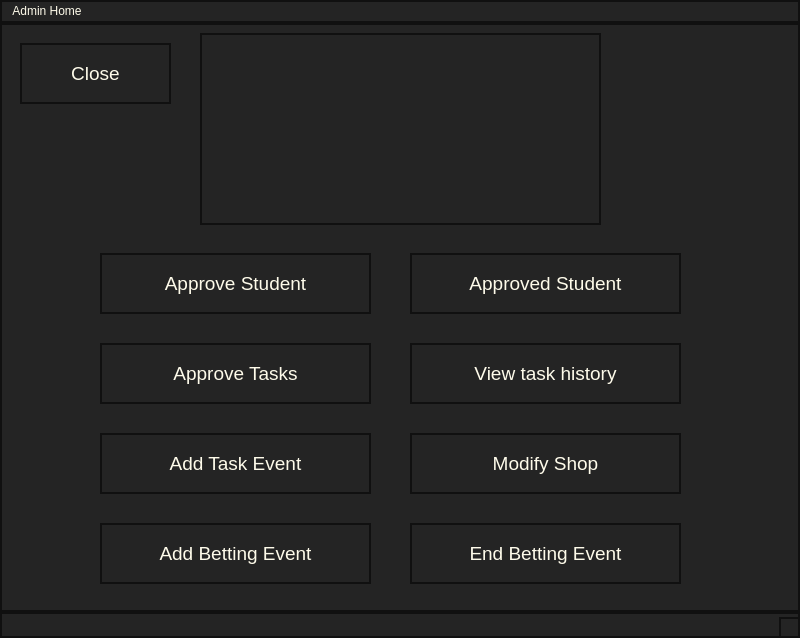
<?xml version="1.0" encoding="UTF-8"?>
<ui version="4.0">
 <class>ApprovedStds</class>
 <widget class="QMainWindow" name="ApprovedStds">
  <property name="geometry">
   <rect>
    <x>0</x>
    <y>0</y>
    <width>800</width>
    <height>638</height>
   </rect>
  </property>
  <property name="windowTitle">
   <string>MainWindow</string>
  </property>
  <property name="styleSheet">
   <string notr="true">background-color: rgb(36, 36, 36);
color: rgb(254, 251, 234);
border: 2px solid rgb(16, 16, 16);</string>
  </property>
  <widget class="QWidget" name="centralwidget">
   <widget class="QGraphicsView" name="graphicsView">
    <property name="geometry">
     <rect>
      <x>200</x>
      <y>10</y>
      <width>401</width>
      <height>192</height>
     </rect>
    </property>
   </widget>
   <widget class="QPushButton" name="ApproveStd">
    <property name="geometry">
     <rect>
      <x>100</x>
      <y>230</y>
      <width>271</width>
      <height>61</height>
     </rect>
    </property>
    <property name="font">
     <font>
      <pointsize>14</pointsize>
     </font>
    </property>
    <property name="text">
     <string>Approve Student</string>
    </property>
   </widget>
   <widget class="QPushButton" name="ApproveTask">
    <property name="geometry">
     <rect>
      <x>100</x>
      <y>320</y>
      <width>271</width>
      <height>61</height>
     </rect>
    </property>
    <property name="font">
     <font>
      <pointsize>14</pointsize>
     </font>
    </property>
    <property name="text">
     <string>Approve Tasks</string>
    </property>
   </widget>
   <widget class="QPushButton" name="AddBettingEvent">
    <property name="geometry">
     <rect>
      <x>100</x>
      <y>500</y>
      <width>271</width>
      <height>61</height>
     </rect>
    </property>
    <property name="font">
     <font>
      <pointsize>14</pointsize>
     </font>
    </property>
    <property name="text">
     <string>Add Betting Event</string>
    </property>
   </widget>
   <widget class="QPushButton" name="ModifyShop">
    <property name="geometry">
     <rect>
      <x>410</x>
      <y>410</y>
      <width>271</width>
      <height>61</height>
     </rect>
    </property>
    <property name="font">
     <font>
      <pointsize>14</pointsize>
     </font>
    </property>
    <property name="text">
     <string>Modify Shop</string>
    </property>
   </widget>
   <widget class="QPushButton" name="TaskHistory">
    <property name="geometry">
     <rect>
      <x>410</x>
      <y>320</y>
      <width>271</width>
      <height>61</height>
     </rect>
    </property>
    <property name="font">
     <font>
      <pointsize>14</pointsize>
     </font>
    </property>
    <property name="text">
     <string>View task history</string>
    </property>
   </widget>
   <widget class="QPushButton" name="ApprovedStd">
    <property name="geometry">
     <rect>
      <x>410</x>
      <y>230</y>
      <width>271</width>
      <height>61</height>
     </rect>
    </property>
    <property name="font">
     <font>
      <pointsize>14</pointsize>
     </font>
    </property>
    <property name="text">
     <string>Approved Student</string>
    </property>
   </widget>
   <widget class="QPushButton" name="EndBettingEvent">
    <property name="geometry">
     <rect>
      <x>410</x>
      <y>500</y>
      <width>271</width>
      <height>61</height>
     </rect>
    </property>
    <property name="font">
     <font>
      <pointsize>14</pointsize>
     </font>
    </property>
    <property name="text">
     <string>End Betting Event</string>
    </property>
   </widget>
   <widget class="QPushButton" name="AddTaskEvent">
    <property name="geometry">
     <rect>
      <x>100</x>
      <y>410</y>
      <width>271</width>
      <height>61</height>
     </rect>
    </property>
    <property name="font">
     <font>
      <pointsize>14</pointsize>
     </font>
    </property>
    <property name="text">
     <string>Add Task Event</string>
    </property>
   </widget>
   <widget class="QPushButton" name="Close">
    <property name="geometry">
     <rect>
      <x>20</x>
      <y>20</y>
      <width>151</width>
      <height>61</height>
     </rect>
    </property>
    <property name="font">
     <font>
      <pointsize>14</pointsize>
     </font>
    </property>
    <property name="text">
     <string>Close</string>
    </property>
   </widget>
  </widget>
  <widget class="QMenuBar" name="menubar">
   <property name="geometry">
    <rect>
     <x>0</x>
     <y>0</y>
     <width>800</width>
     <height>25</height>
    </rect>
   </property>
   <widget class="QMenu" name="menuAdmin_Home">
    <property name="title">
     <string>Admin Home</string>
    </property>
   </widget>
   <addaction name="menuAdmin_Home"/>
  </widget>
  <widget class="QStatusBar" name="statusbar"/>
 </widget>
 <resources/>
 <connections/>
</ui>
